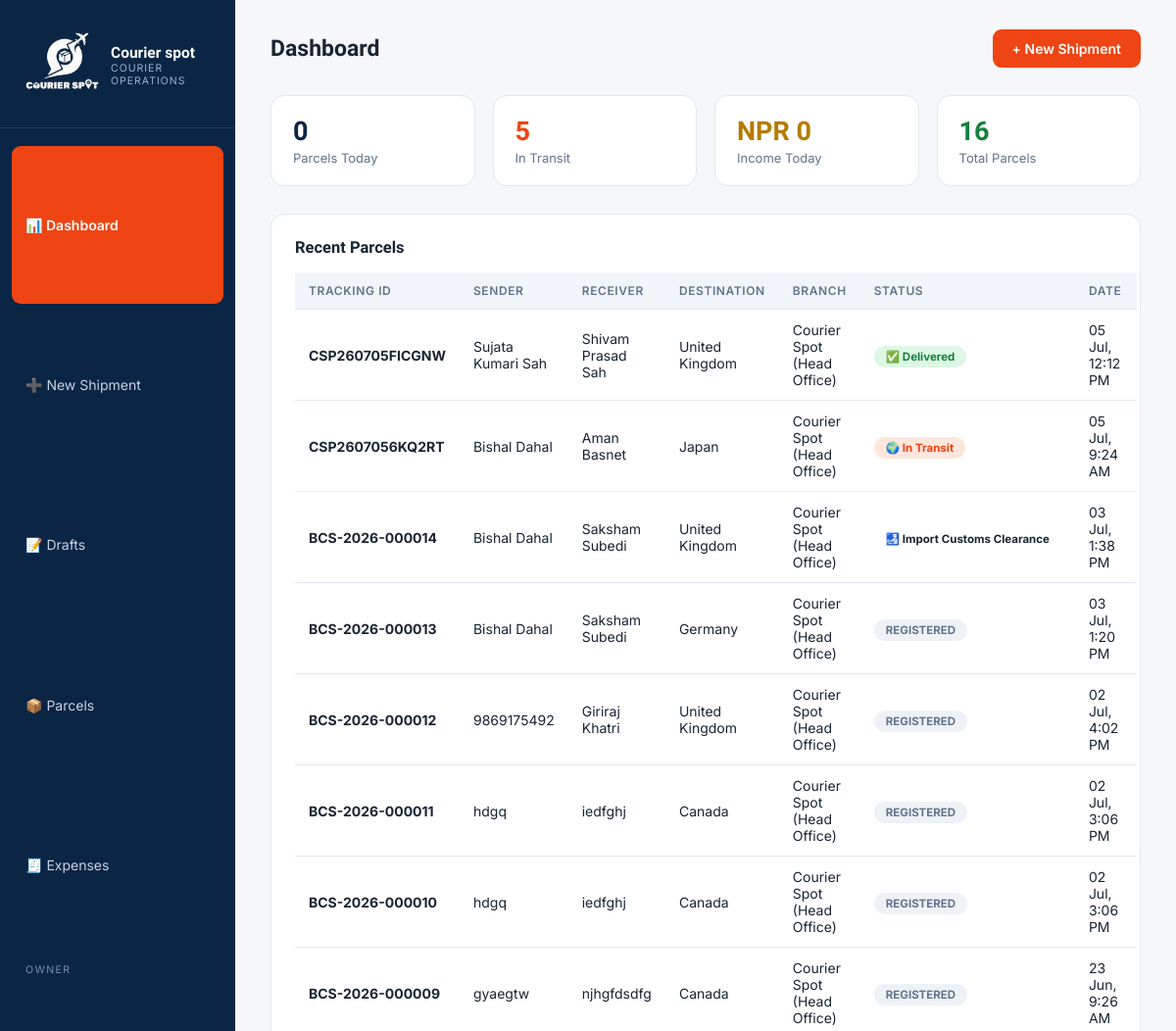
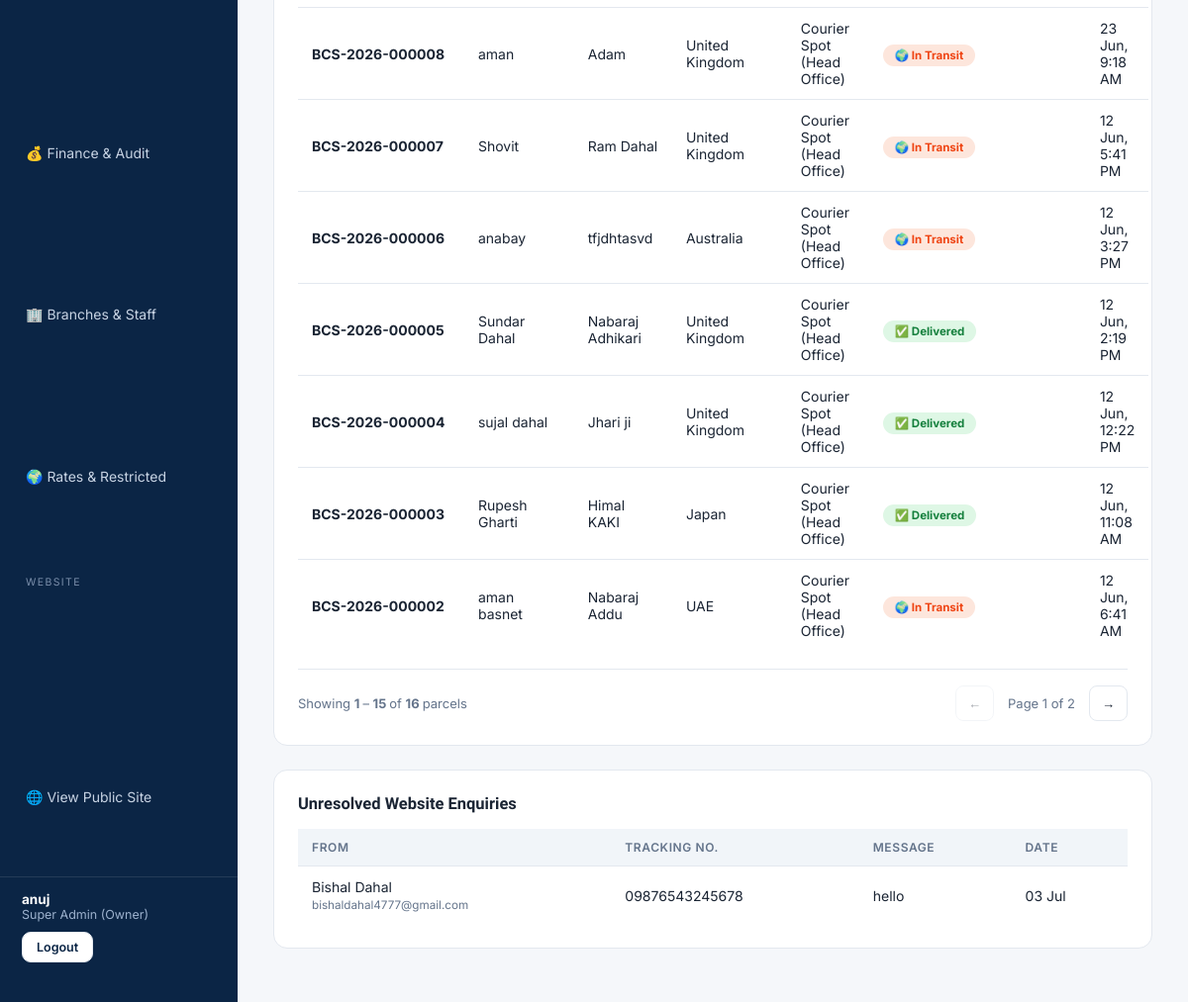
/panel/ (signed in), run on an earlier commit of the app's database (2 pictures, top to bottom).
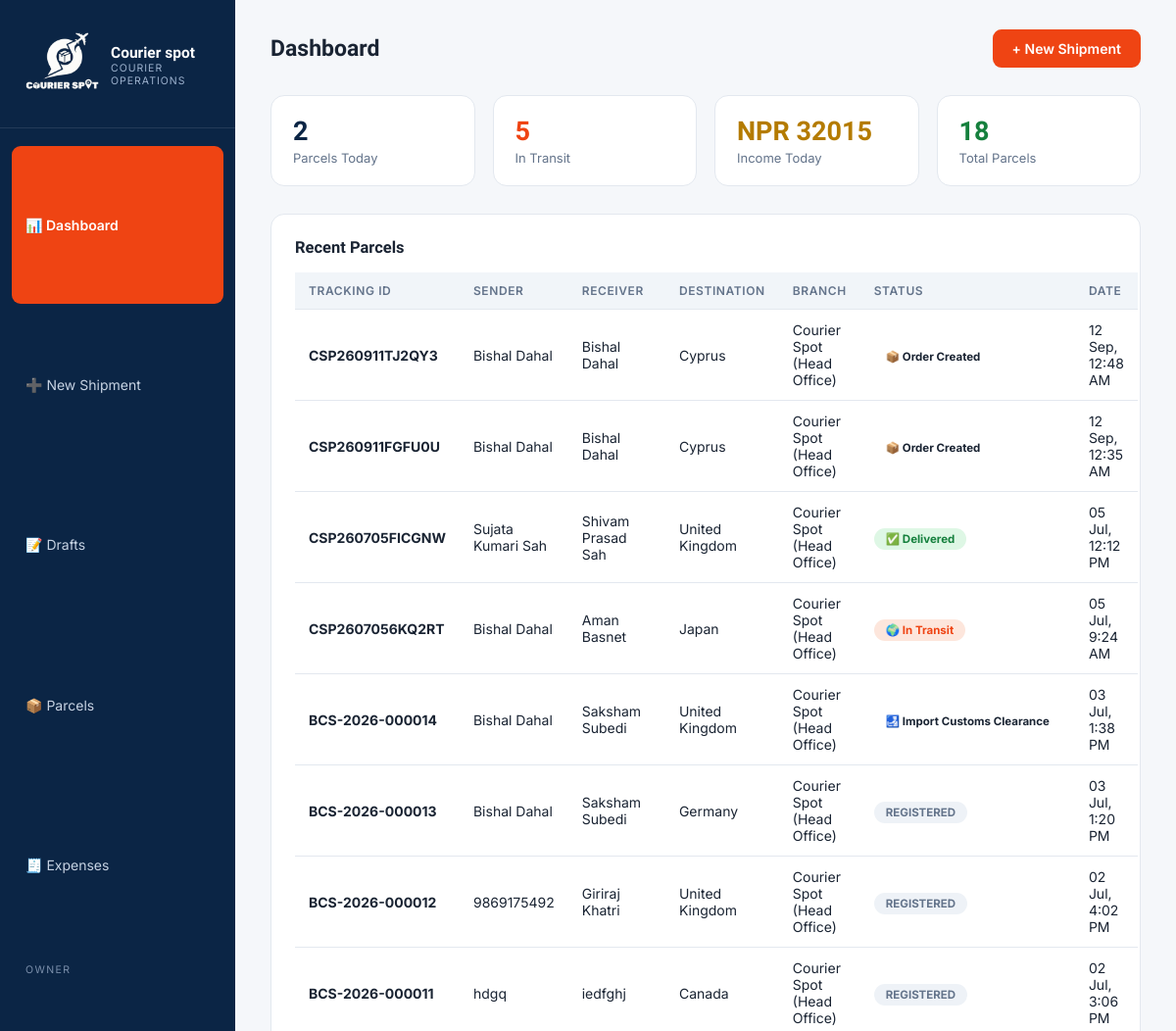
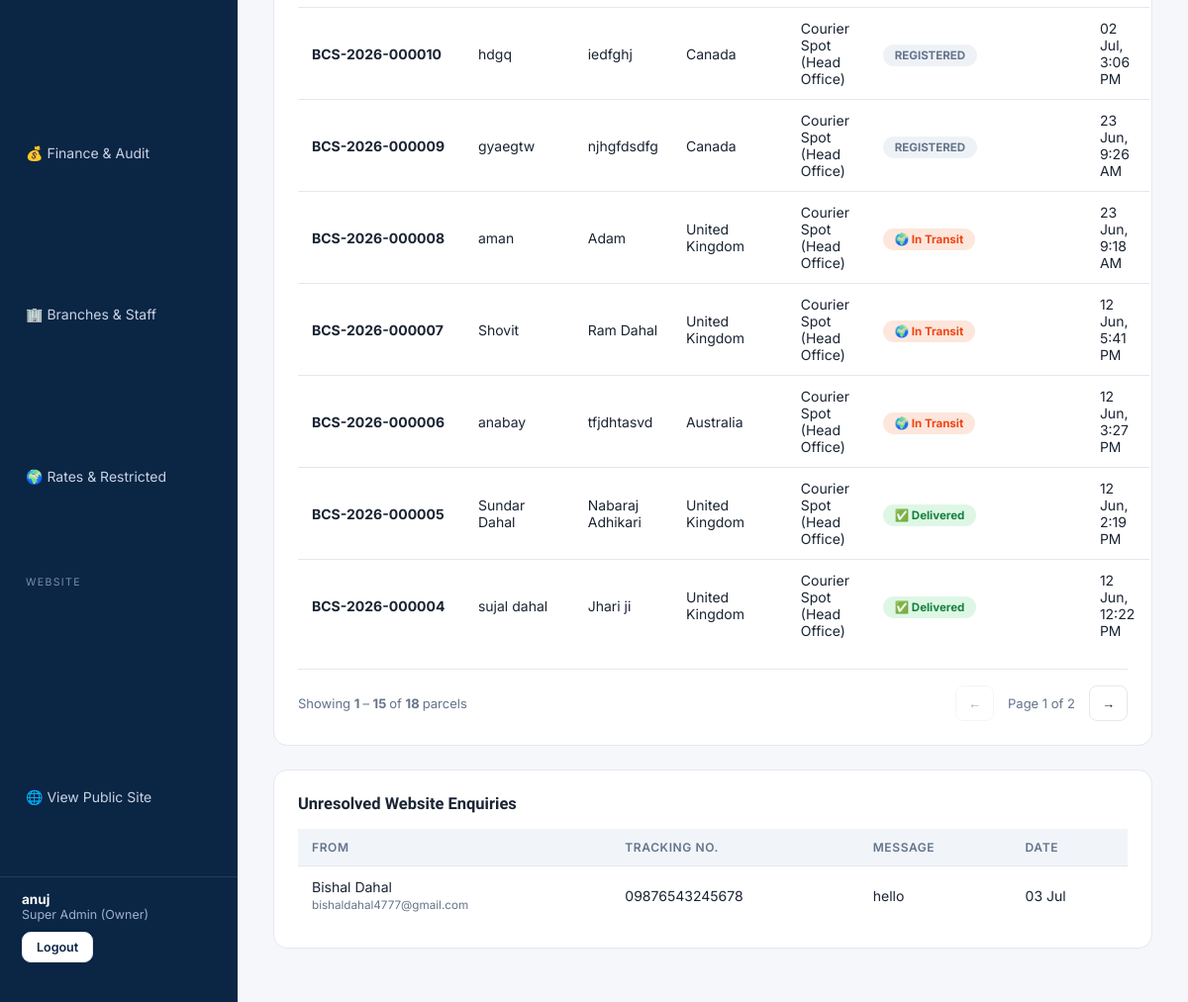
And on a later commit of the database (2 pictures, top to bottom).
### tracking/models.py (models this page shows, shortened)
class Parcel(models.Model):
    class Status(models.TextChoices):
        ORDER_CREATED = 'ORDER_CREATED', '📦 Order Created'
        COLLECTED = 'COLLECTED', '✅ Parcel Collected'
        RECEIVED_BRANCH = 'RECEIVED_BRANCH', '🏢 Received at Courier Spot Branch'
        PROCESSED = 'PROCESSED', '📋 Shipment Processed'
        TRANSFERRED_HUB = 'TRANSFERRED_HUB', '🚚 Transferred to Kathmandu Export Hub'
        EXPORT_CUSTOMS = 'EXPORT_CUSTOMS', '🛃 Export Customs Clearance'
        DEPARTED = 'DEPARTED', '✈️ Departed from Nepal'
        IN_TRANSIT = 'IN_TRANSIT', '🌍 In Transit'
        ARRIVED_DEST = 'ARRIVED_DEST', 'Arrived at Destination Country'
        IMPORT_CUSTOMS = 'IMPORT_CUSTOMS', '🛃 Import Customs Clearance'
        TRANSFERRED_LOCAL = 'TRANSFERRED_LOCAL', '🚛 Transferred to Local Delivery Partner'
        OUT_FOR_DELIVERY = 'OUT_FOR_DELIVERY', '🚚 Out for Delivery'
        DELIVERED = 'DELIVERED', '✅ Delivered'
        CANCELLED = 'CANCELLED', 'Cancelled'
    CARRIERS = [('FEDEX', 'FedEx'), ('DHL', 'DHL Express'), ('ARAMEX', 'Aramex'),
                 ('DPD', 'DPD'),('UPS', 'UPS'),('LHR', 'LHR'),('AMS', 'AMS'),]
    tracking_id = models.CharField(max_length=20, unique=True, editable=False)
    branch = models.ForeignKey('operations.Branch', on_delete=models.PROTECT, related_name='parcels')
    sender_name = models.CharField(max_length=120)
    sender_phone = models.CharField(max_length=20)
    sender_address = models.CharField(max_length=255)
    sender_email = models.EmailField(blank=True)
    receiver_name = models.CharField(max_length=120)
    receiver_phone = models.CharField(max_length=30)
    receiver_address = models.CharField(max_length=255)
    destination_country = models.CharField(max_length=80)
    receiver_email = models.EmailField(blank=True)
    status = models.CharField(max_length=20, choices=Status.choices, default=Status.ORDER_CREATED)
    carrier = models.CharField(max_length=10, choices=CARRIERS, blank=True)
    carrier_tracking_no = models.CharField(max_length=60, blank=True)
    qr_code = models.ImageField(upload_to='qr/', blank=True)
    created_by = models.ForeignKey(settings.AUTH_USER_MODEL, on_delete=models.PROTECT)
    created_at = models.DateTimeField(auto_now_add=True)
    is_draft = models.BooleanField(default=False)
    draft_customs_tax = models.DecimalField(max_digits=12, decimal_places=2,
                                            null=True, blank=True)
    class Meta:
        ordering = ['-created_at']

### operations/models.py (models this page shows, shortened)
class Branch(models.Model):
    name = models.CharField(max_length=120)
    location = models.CharField(max_length=160, help_text='City / area, e.g. Kathmandu — Dhumbarahi')
    address = models.CharField(max_length=255)
    phone = models.CharField(max_length=40)
    email = models.EmailField(blank=True)
    is_active = models.BooleanField(default=True)
    created_at = models.DateTimeField(auto_now_add=True)
    class Meta:
        verbose_name_plural = 'Branches'

### core/models.py (models this page shows, shortened)
class ContactEnquiry(models.Model):
    name = models.CharField(max_length=120)
    email = models.EmailField()
    tracking_number = models.CharField(max_length=30, blank=True)
    message = models.TextField()
    parcel = models.ForeignKey('tracking.Parcel', null=True, blank=True, on_delete=models.SET_NULL)
    created_at = models.DateTimeField(auto_now_add=True)
    is_resolved = models.BooleanField(default=False)
    class Meta:
        verbose_name_plural = 'Contact enquiries'
        ordering = ['-created_at']

### operations/views.py (the view)
# urls.py: path('panel/', ops.dashboard, name='panel_dashboard'),
@panel_required
def dashboard(request):
    today = timezone.localdate()
    parcels = branch_scope(Parcel.objects.filter(is_draft=False), request.user)
    invoices = branch_scope(Invoice.objects.all(), request.user)
    drafts = branch_scope(Parcel.objects.filter(is_draft=True), request.user)
    recent_parcels = parcels.select_related('branch').order_by('-created_at')
    paginator = Paginator(recent_parcels, 15)
    page_number = request.GET.get('page')
    recent = paginator.get_page(page_number)
    ctx = {
        'today_parcels': parcels.filter(created_at__date=today).count(),
        'total_parcels': parcels.count(),
        'in_transit': parcels.filter(status=Parcel.Status.IN_TRANSIT).count(),
        'today_income': invoices.filter(created_at__date=today).aggregate(s=Sum('grand_total'))['s'] or 0,
        'recent': recent,
        'draft_count': drafts.count(),
        'enquiries': ContactEnquiry.objects.filter(is_resolved=False)[:5] if request.user.is_owner else None,
    }
    return render(request, 'panel/dashboard.html', ctx)

### accounts/models.py (called while the page is built)
    @property
    def is_owner(self):
        return self.role == self.Roles.SUPERADMIN

    @property
    def is_panel_user(self):
        return self.role in (self.Roles.SUPERADMIN, self.Roles.BRANCH_ADMIN, self.Roles.STAFF)

### operations/views.py (called while the page is built)
def panel_required(view):
    @wraps(view)
    @login_required
    def wrapper(request, *a, **kw):
        if not request.user.is_panel_user:
            return HttpResponseForbidden('Staff panel access only.')
        return view(request, *a, **kw)
    return wrapper

def branch_scope(qs, user):
    return qs if user.is_owner else qs.filter(branch=user.branch)

### templates/panel/dashboard.html (shortened to what the changed rows need)
{% extends "panel/base_panel.html" %}
{% block content %}
<div class="topbar">
    <h1>Dashboard</h1>
</div>
<div class="stats">
    <div class="stat">
        <div class="n">
            {{ today_parcels }}
        </div>
        <div class="l">
            Parcels Today
        </div>
    </div>
    <div class="stat">
        <div class="n gold">
            NPR {{ today_income|floatformat:0 }}
        </div>
        <div class="l">
            Income Today
        </div>
    </div>
    <div class="stat">
        <div class="n green">
            {{ total_parcels }}
        </div>
        <div class="l">
            Total Parcels
        </div>
    </div>
</div>
<div class="card">
    <table>
        <thead>
            <tr>
                <th>TRACKING ID</th>
                <th>SENDER</th>
                <th>RECEIVER</th>
                <th>DESTINATION</th>
                <th>BRANCH</th>
                <th>STATUS</th>
                <th>DATE</th>
            </tr>
        </thead>
        <tbody>
            {% for p in recent %}
            <tr
                onclick="location='{% url 'parcel_detail' p.pk %}'"
                style="cursor: pointer;"
            >
                <td>
                    <b>{{ p.tracking_id }}</b>
                </td>
                <td>
                    {{ p.sender_name }}
                </td>
                <td>
                    {{ p.receiver_name }}
                </td>
                <td>
                    {{ p.destination_country }}
                </td>
                <td>
                    {{ p.branch.name }}
                </td>
                <td>
                    <span class="pill pi-{{ p.status }}">
                        {{ p.get_status_display }}
                    </span>
                </td>
                <td>
                    {{ p.created_at|date:"d M, g:i A" }}
                </td>
            </tr>
            {% endfor %}
        </tbody>
    </table>
    {% if recent.has_other_pages %}
    <div class="pagination">
        <div class="pagination-left">
            Showing
            <strong>
                {{ recent.start_index }}
            </strong>
            –
            <strong>
                {{ recent.end_index }}
            </strong>
            of
            <strong>
                {{ recent.paginator.count }}
            </strong>
            parcels
        </div>
        <div class="pagination-right">
            {% if recent.has_previous %}
                <a
                    href="?page={{ recent.previous_page_number }}"
                    class="page-btn"
                    aria-label="Previous page"
                >
                    ←
                </a>
            {% else %}
                <span
                    class="page-btn disabled"
                    aria-disabled="true"
                >
                    ←
                </span>
            {% endif %}
            <span class="page-info">
                Page
                {{ recent.number }}
                of
                {{ recent.paginator.num_pages }}
            </span>
            {% if recent.has_next %}
                <a
                    href="?page={{ recent.next_page_number }}"
                    class="page-btn"
                    aria-label="Next page"
                >
                    →
                </a>
            {% endif %}
        </div>
    </div>
    {% endif %}
</div>
{% if enquiries %}
<div class="card">
    <table>
        <thead>
            <tr>
                <th>FROM</th>
                <th>TRACKING NO.</th>
                <th>MESSAGE</th>
                <th>DATE</th>
            </tr>
        </thead>
        <tbody>
            {% for e in enquiries %}
            <tr>
                <td>
                    {{ e.name }}
                    <br>
                    <small style="color: var(--muted);">
                        {{ e.email }}
                    </small>
                </td>
                <td>
                    {{ e.tracking_number|default:"—" }}
                </td>
                <td>
                    {{ e.message|truncatechars:80 }}
                </td>
                <td>
                    {{ e.created_at|date:"d M" }}
                </td>
            </tr>
            {% endfor %}
        </tbody>
    </table>
</div>
{% endif %}
{% endblock %}

What changed in the data, as far as the page shows it:
no longer on this page (row unchanged): Parcel: tracking_id "BCS-2026-000003", sender_name "Rupesh Gharti", receiver_name "Himal KAKI", destination_country "Japan", branch.name "Courier Spot (Head Office)", status "✅ Delivered", created_at "12 Jun, 11:08 AM"
no longer on this page (row unchanged): Parcel: tracking_id "BCS-2026-000002", sender_name "aman basnet", receiver_name "Nabaraj Addu", destination_country "UAE", branch.name "Courier Spot (Head Office)", status "🌍 In Transit", created_at "12 Jun, 6:41 AM"
added Parcel: tracking_id "CSP260911TJ2QY3", sender_name "Bishal Dahal", receiver_name "Bishal Dahal", destination_country "Cyprus", branch.name "Courier Spot (Head Office)", status "📦 Order Created", created_at "12 Sep, 12:48 AM"
added Parcel: tracking_id "CSP260911FGFU0U", sender_name "Bishal Dahal", receiver_name "Bishal Dahal", destination_country "Cyprus", branch.name "Courier Spot (Head Office)", status "📦 Order Created", created_at "12 Sep, 12:35 AM"
Also different on the page:
{{ today_parcels }}: "0" → "2"
{{ today_income|floatformat:0 }}: "0" → "32015"
{{ total_parcels }}: "16" → "18"
{{ recent.paginator.count }}: "16" → "18"
